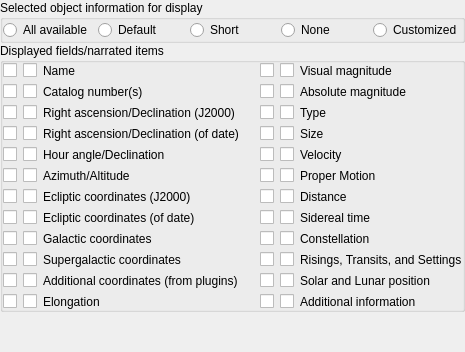
        <widget class="QWidget" name="page_Info">
         <layout class="QVBoxLayout" name="verticalLayout_Info">
          <property name="spacing">
           <number>0</number>
          </property>
          <property name="leftMargin">
           <number>0</number>
          </property>
          <property name="topMargin">
           <number>0</number>
          </property>
          <property name="rightMargin">
           <number>0</number>
          </property>
          <property name="bottomMargin">
           <number>0</number>
          </property>
          <item>
           <widget class="QGroupBox" name="selectedInfoGroupBox">
            <property name="sizePolicy">
             <sizepolicy hsizetype="Expanding" vsizetype="Preferred">
              <horstretch>0</horstretch>
              <verstretch>0</verstretch>
             </sizepolicy>
            </property>
            <property name="title">
             <string>Selected object information for display</string>
            </property>
            <layout class="QGridLayout" name="gridLayoutSelectedObjInfo">
             <property name="leftMargin">
              <number>0</number>
             </property>
             <property name="topMargin">
              <number>0</number>
             </property>
             <property name="rightMargin">
              <number>0</number>
             </property>
             <property name="bottomMargin">
              <number>0</number>
             </property>
             <item row="0" column="0">
              <widget class="QRadioButton" name="allSelectedInfoRadio">
               <property name="toolTip">
                <string>Display all information available</string>
               </property>
               <property name="text">
                <string comment="info group name">All available</string>
               </property>
              </widget>
             </item>
             <item row="0" column="1">
              <widget class="QRadioButton" name="defaultSelectedInfoRadio">
               <property name="toolTip">
                <string>Display a preconfigured set of information</string>
               </property>
               <property name="text">
                <string comment="info group name">Default</string>
               </property>
              </widget>
             </item>
             <item row="0" column="2">
              <widget class="QRadioButton" name="briefSelectedInfoRadio">
               <property name="toolTip">
                <string>Display less information</string>
               </property>
               <property name="text">
                <string comment="info group name">Short</string>
               </property>
              </widget>
             </item>
             <item row="0" column="3">
              <widget class="QRadioButton" name="noSelectedInfoRadio">
               <property name="toolTip">
                <string>Display no information</string>
               </property>
               <property name="text">
                <string comment="info group name">None</string>
               </property>
              </widget>
             </item>
             <item row="0" column="4">
              <widget class="QRadioButton" name="customSelectedInfoRadio">
               <property name="toolTip">
                <string>Display user customized information</string>
               </property>
               <property name="text">
                <string comment="info group name">Customized</string>
               </property>
              </widget>
             </item>
            </layout>
           </widget>
          </item>
          <item>
           <widget class="QGroupBox" name="groupBoxDisplayedFields">
            <property name="sizePolicy">
             <sizepolicy hsizetype="Preferred" vsizetype="Expanding">
              <horstretch>0</horstretch>
              <verstretch>0</verstretch>
             </sizepolicy>
            </property>
            <property name="title">
             <string>Displayed fields/narrated items</string>
            </property>
            <layout class="QGridLayout" name="gridLayoutDisplayedFields">
             <property name="leftMargin">
              <number>0</number>
             </property>
             <property name="topMargin">
              <number>0</number>
             </property>
             <property name="rightMargin">
              <number>0</number>
             </property>
             <property name="bottomMargin">
              <number>0</number>
             </property>
             <item row="0" column="0">
              <widget class="QCheckBox" name="checkBoxName">
               <property name="text">
                <string/>
               </property>
               <attribute name="buttonGroup">
                <string notr="true">buttonGroupDisplayedFields</string>
               </attribute>
              </widget>
             </item>
             <item row="0" column="1">
              <widget class="QCheckBox" name="checkBoxName_Narrate">
                <attribute name="buttonGroup">
                <string notr="true">buttonGroupNarrateFields</string>
               </attribute>
	      </widget>
             </item>
             <item row="0" column="2">
              <widget class="QLabel" name="label_infoName">
               <property name="text">
                <string>Name</string>
               </property>
              </widget>
             </item>
             <item row="1" column="0">
              <widget class="QCheckBox" name="checkBoxCatalogNumbers">
               <property name="text">
                <string/>
               </property>
               <attribute name="buttonGroup">
                <string notr="true">buttonGroupDisplayedFields</string>
               </attribute>
              </widget>
             </item>
             <item row="1" column="1">
              <widget class="QCheckBox" name="checkBoxCatalogNumbers_Narrate">
                <attribute name="buttonGroup">
                <string notr="true">buttonGroupNarrateFields</string>
               </attribute>
	      </widget>
             </item>
             <item row="1" column="2">
              <widget class="QLabel" name="label_infoCat">
               <property name="text">
                <string>Catalog number(s)</string>
               </property>
              </widget>
             </item>
             <item row="2" column="0">
              <widget class="QCheckBox" name="checkBoxRaDecJ2000">
               <property name="toolTip">
                <string>Equatorial coordinates, equinox of J2000.0</string>
               </property>
               <property name="text">
                <string/>
               </property>
               <attribute name="buttonGroup">
                <string notr="true">buttonGroupDisplayedFields</string>
               </attribute>
              </widget>
             </item>
             <item row="2" column="1">
              <widget class="QCheckBox" name="checkBoxRaDecJ2000_Narrate">
               <property name="toolTip">
                <string>Equatorial coordinates, equinox of J2000.0</string>
               </property>
                <attribute name="buttonGroup">
                <string notr="true">buttonGroupNarrateFields</string>
               </attribute>
	      </widget>
             </item>
             <item row="2" column="2">
              <widget class="QLabel" name="label_infoRaDec2000">
               <property name="text">
                <string>Right ascension/Declination (J2000)</string>
               </property>
              </widget>
             </item>
             <item row="3" column="0">
              <widget class="QCheckBox" name="checkBoxRaDecOfDate">
               <property name="toolTip">
                <string comment="right ascension">Equatorial coordinates, equinox of date</string>
               </property>
               <property name="text">
                <string/>
               </property>
               <attribute name="buttonGroup">
                <string notr="true">buttonGroupDisplayedFields</string>
               </attribute>
              </widget>
             </item>
             <item row="3" column="1">
              <widget class="QCheckBox" name="checkBoxRaDecOfDate_Narrate">
               <property name="toolTip">
                <string comment="right ascension">Equatorial coordinates, equinox of date</string>
               </property>
               <attribute name="buttonGroup">
                <string notr="true">buttonGroupNarrateFields</string>
               </attribute>
              </widget>
             </item>
             <item row="3" column="2">
              <widget class="QLabel" name="label_infoRaDec">
               <property name="text">
                <string>Right ascension/Declination (of date)</string>
               </property>
              </widget>
             </item>
             <item row="4" column="0">
              <widget class="QCheckBox" name="checkBoxHourAngle">
               <property name="toolTip">
                <string comment="hour angle">Equatorial coordinates, equinox of date</string>
               </property>
               <property name="text">
                <string/>
               </property>
               <attribute name="buttonGroup">
                <string notr="true">buttonGroupDisplayedFields</string>
               </attribute>
              </widget>
             </item>
             <item row="4" column="1">
              <widget class="QCheckBox" name="checkBoxHourAngle_Narrate">
               <property name="toolTip">
                <string comment="hour angle">Equatorial coordinates, equinox of date</string>
               </property>
                <attribute name="buttonGroup">
                <string notr="true">buttonGroupNarrateFields</string>
               </attribute>
	      </widget>
             </item>
             <item row="4" column="2">
              <widget class="QLabel" name="label_infoHADec">
               <property name="text">
                <string>Hour angle/Declination</string>
               </property>
              </widget>
             </item>
             <item row="5" column="0">
              <widget class="QCheckBox" name="checkBoxAltAz">
               <property name="toolTip">
                <string/>
               </property>
               <property name="text">
                <string/>
               </property>
               <attribute name="buttonGroup">
                <string notr="true">buttonGroupDisplayedFields</string>
               </attribute>
              </widget>
             </item>
             <item row="5" column="1">
              <widget class="QCheckBox" name="checkBoxAltAz_Narrate">
               <property name="toolTip">
                <string>Horizontal coordinates</string>
               </property>
                <attribute name="buttonGroup">
                <string notr="true">buttonGroupNarrateFields</string>
               </attribute>
	      </widget>
             </item>
             <item row="5" column="2">
              <widget class="QLabel" name="label_infoAltAz">
               <property name="text">
                <string>Azimuth/Altitude</string>
               </property>
              </widget>
             </item>
             <item row="6" column="0">
              <widget class="QCheckBox" name="checkBoxEclipticCoordsJ2000">
               <property name="toolTip">
                <string>Ecliptic coordinates, equinox J2000.0</string>
               </property>
               <property name="text">
                <string/>
               </property>
               <attribute name="buttonGroup">
                <string notr="true">buttonGroupDisplayedFields</string>
               </attribute>
              </widget>
             </item>
             <item row="6" column="1">
              <widget class="QCheckBox" name="checkBoxEclipticCoordsJ2000_Narrate">
               <property name="toolTip">
                <string>Ecliptic coordinates, equinox J2000.0</string>
               </property>
                <attribute name="buttonGroup">
                <string notr="true">buttonGroupNarrateFields</string>
               </attribute>
	      </widget>
             </item>
             <item row="6" column="2">
              <widget class="QLabel" name="label_infoEcl2000">
               <property name="text">
                <string>Ecliptic coordinates (J2000)</string>
               </property>
              </widget>
             </item>
             <item row="7" column="0">
              <widget class="QCheckBox" name="checkBoxEclipticCoordsOfDate">
               <property name="toolTip">
                <string/>
               </property>
               <property name="text">
                <string/>
               </property>
               <attribute name="buttonGroup">
                <string notr="true">buttonGroupDisplayedFields</string>
               </attribute>
              </widget>
             </item>
             <item row="7" column="1">
              <widget class="QCheckBox" name="checkBoxEclipticCoordsOfDate_Narrate">
               <property name="toolTip">
                <string>Ecliptic coordinates, equinox of date (only for Earth)</string>
               </property>
                <attribute name="buttonGroup">
                <string notr="true">buttonGroupNarrateFields</string>
               </attribute>
	      </widget>
             </item>
             <item row="7" column="2">
              <widget class="QLabel" name="label_infoEcl">
               <property name="text">
                <string>Ecliptic coordinates (of date)</string>
               </property>
              </widget>
             </item>
             <item row="8" column="0">
              <widget class="QCheckBox" name="checkBoxGalacticCoordinates">
               <property name="text">
                <string/>
               </property>
               <attribute name="buttonGroup">
                <string notr="true">buttonGroupDisplayedFields</string>
               </attribute>
              </widget>
             </item>
             <item row="8" column="1">
              <widget class="QCheckBox" name="checkBoxGalacticCoordinates_Narrate">
                <attribute name="buttonGroup">
                <string notr="true">buttonGroupNarrateFields</string>
               </attribute>
	      </widget>
             </item>
             <item row="8" column="2">
              <widget class="QLabel" name="label_infoGalCoords">
               <property name="text">
                <string>Galactic coordinates</string>
               </property>
              </widget>
             </item>
             <item row="9" column="0">
              <widget class="QCheckBox" name="checkBoxSupergalacticCoordinates">
               <property name="text">
                <string/>
               </property>
               <attribute name="buttonGroup">
                <string notr="true">buttonGroupDisplayedFields</string>
               </attribute>
              </widget>
             </item>
             <item row="9" column="1">
              <widget class="QCheckBox" name="checkBoxSupergalacticCoordinates_Narrate">
                <attribute name="buttonGroup">
                <string notr="true">buttonGroupNarrateFields</string>
               </attribute>
	      </widget>
             </item>
             <item row="9" column="2">
              <widget class="QLabel" name="label_infoSGalCoords">
               <property name="text">
                <string>Supergalactic coordinates</string>
               </property>
              </widget>
             </item>
             <item row="10" column="0">
              <widget class="QCheckBox" name="checkBoxOtherCoords">
               <property name="text">
                <string/>
               </property>
               <attribute name="buttonGroup">
                <string notr="true">buttonGroupDisplayedFields</string>
               </attribute>
              </widget>
             </item>
             <item row="10" column="1">
              <widget class="QCheckBox" name="checkBoxOtherCoords_Narrate">
                <attribute name="buttonGroup">
                <string notr="true">buttonGroupNarrateFields</string>
               </attribute>
	      </widget>
             </item>
             <item row="10" column="2">
              <widget class="QLabel" name="label_infoOtherCoords">
               <property name="text">
                <string>Additional coordinates (from plugins)</string>
               </property>
              </widget>
             </item>
             <item row="11" column="0">
              <widget class="QCheckBox" name="checkBoxElongation">
               <property name="toolTip">
                <string>Elongation and phase angle</string>
               </property>
               <property name="text">
                <string/>
               </property>
               <attribute name="buttonGroup">
                <string notr="true">buttonGroupDisplayedFields</string>
               </attribute>
              </widget>
             </item>
             <item row="11" column="1">
              <widget class="QCheckBox" name="checkBoxElongation_Narrate">
               <property name="toolTip">
                <string>Elongation and phase angle</string>
               </property>
                <attribute name="buttonGroup">
                <string notr="true">buttonGroupNarrateFields</string>
               </attribute>
	      </widget>
             </item>
             <item row="11" column="2">
              <widget class="QLabel" name="label_infoElongation">
               <property name="text">
                <string>Elongation</string>
               </property>
              </widget>
             </item>
             <item row="0" column="3">
              <spacer name="horizontalSpacer_info">
               <property name="orientation">
                <enum>Qt::Horizontal</enum>
               </property>
               <property name="sizeHint" stdset="0">
                <size>
                 <width>15</width>
                 <height>0</height>
                </size>
               </property>
              </spacer>
             </item>
             <item row="0" column="4">
              <widget class="QCheckBox" name="checkBoxVisualMag">
               <property name="text">
                <string/>
               </property>
               <attribute name="buttonGroup">
                <string notr="true">buttonGroupDisplayedFields</string>
               </attribute>
              </widget>
             </item>
             <item row="0" column="5">
              <widget class="QCheckBox" name="checkBoxVisualMag_Narrate">
                <attribute name="buttonGroup">
                <string notr="true">buttonGroupNarrateFields</string>
               </attribute>
	      </widget>
             </item>
             <item row="0" column="6">
              <widget class="QLabel" name="label_infoVisualMag">
               <property name="text">
                <string>Visual magnitude</string>
               </property>
              </widget>
             </item>
             <item row="1" column="4">
              <widget class="QCheckBox" name="checkBoxAbsoluteMag">
               <property name="text">
                <string/>
               </property>
               <attribute name="buttonGroup">
                <string notr="true">buttonGroupDisplayedFields</string>
               </attribute>
              </widget>
             </item>
             <item row="1" column="5">
              <widget class="QCheckBox" name="checkBoxAbsoluteMag_Narrate">
                <attribute name="buttonGroup">
                <string notr="true">buttonGroupNarrateFields</string>
               </attribute>
	      </widget>
             </item>
             <item row="1" column="6">
              <widget class="QLabel" name="label_infoAbsoluteMag">
               <property name="text">
                <string>Absolute magnitude</string>
               </property>
              </widget>
             </item>
             <item row="2" column="4">
              <widget class="QCheckBox" name="checkBoxType">
               <property name="toolTip">
                <string>The type of the object (star, planet, etc.)</string>
               </property>
               <property name="text">
                <string/>
               </property>
               <attribute name="buttonGroup">
                <string notr="true">buttonGroupDisplayedFields</string>
               </attribute>
              </widget>
             </item>
             <item row="2" column="5">
              <widget class="QCheckBox" name="checkBoxType_Narrate">
               <property name="toolTip">
                <string>The type of the object (star, planet, etc.)</string>
               </property>
                <attribute name="buttonGroup">
                <string notr="true">buttonGroupNarrateFields</string>
               </attribute>
	      </widget>
             </item>
             <item row="2" column="6">
              <widget class="QLabel" name="label_infoType">
               <property name="text">
                <string>Type</string>
               </property>
              </widget>
             </item>
             <item row="3" column="4">
              <widget class="QCheckBox" name="checkBoxSize">
               <property name="toolTip">
                <string>Angular or physical size</string>
               </property>
               <property name="text">
                <string/>
               </property>
               <attribute name="buttonGroup">
                <string notr="true">buttonGroupDisplayedFields</string>
               </attribute>
              </widget>
             </item>
             <item row="3" column="5">
              <widget class="QCheckBox" name="checkBoxSize_Narrate">
               <property name="toolTip">
                <string>Angular or physical size</string>
               </property>
                <attribute name="buttonGroup">
                <string notr="true">buttonGroupNarrateFields</string>
               </attribute>
	      </widget>
             </item>
             <item row="3" column="6">
              <widget class="QLabel" name="label_infoSize">
               <property name="text">
                <string>Size</string>
               </property>
              </widget>
             </item>
             <item row="4" column="4">
              <widget class="QCheckBox" name="checkBoxVelocity">
               <property name="text">
                <string/>
               </property>
               <attribute name="buttonGroup">
                <string notr="true">buttonGroupDisplayedFields</string>
               </attribute>
              </widget>
             </item>
             <item row="4" column="5">
              <widget class="QCheckBox" name="checkBoxVelocity_Narrate">
                <attribute name="buttonGroup">
                <string notr="true">buttonGroupNarrateFields</string>
               </attribute>
	      </widget>
             </item>
             <item row="4" column="6">
              <widget class="QLabel" name="label_infoVelocity">
               <property name="text">
                <string>Velocity</string>
               </property>
              </widget>
             </item>
             <item row="5" column="4">
              <widget class="QCheckBox" name="checkBoxProperMotion">
               <property name="toolTip">
                <string/>
               </property>
               <property name="text">
                <string/>
               </property>
               <attribute name="buttonGroup">
                <string notr="true">buttonGroupDisplayedFields</string>
               </attribute>
              </widget>
             </item>
             <item row="5" column="5">
              <widget class="QCheckBox" name="checkBoxProperMotion_Narrate">
               <property name="toolTip">
                <string/>
               </property>
                <attribute name="buttonGroup">
                <string notr="true">buttonGroupNarrateFields</string>
               </attribute>
	      </widget>
             </item>
             <item row="5" column="6">
              <widget class="QLabel" name="label_infoProperMotion">
               <property name="text">
                <string>Proper Motion</string>
               </property>
              </widget>
             </item>
             <item row="6" column="4">
              <widget class="QCheckBox" name="checkBoxDistance">
               <property name="text">
                <string/>
               </property>
               <attribute name="buttonGroup">
                <string notr="true">buttonGroupDisplayedFields</string>
               </attribute>
              </widget>
             </item>
             <item row="6" column="5">
              <widget class="QCheckBox" name="checkBoxDistance_Narrate">
                <attribute name="buttonGroup">
                <string notr="true">buttonGroupNarrateFields</string>
               </attribute>
	      </widget>
             </item>
             <item row="6" column="6">
              <widget class="QLabel" name="label_infoDistance">
               <property name="text">
                <string>Distance</string>
               </property>
              </widget>
             </item>
             <item row="7" column="4">
              <widget class="QCheckBox" name="checkBoxSiderealTime">
               <property name="text">
                <string/>
               </property>
               <attribute name="buttonGroup">
                <string notr="true">buttonGroupDisplayedFields</string>
               </attribute>
              </widget>
             </item>
             <item row="7" column="5">
              <widget class="QCheckBox" name="checkBoxSiderealTime_Narrate">
                <attribute name="buttonGroup">
                <string notr="true">buttonGroupNarrateFields</string>
               </attribute>
	      </widget>
             </item>
             <item row="7" column="6">
              <widget class="QLabel" name="label_infoSiderealTime">
               <property name="text">
                <string>Sidereal time</string>
               </property>
              </widget>
             </item>
             <item row="8" column="4">
              <widget class="QCheckBox" name="checkBoxConstellation">
               <property name="toolTip">
                <string>3-letter IAU constellation abbreviation</string>
               </property>
               <property name="text">
                <string/>
               </property>
               <attribute name="buttonGroup">
                <string notr="true">buttonGroupDisplayedFields</string>
               </attribute>
              </widget>
             </item>
             <item row="8" column="5">
              <widget class="QCheckBox" name="checkBoxConstellation_Narrate">
               <property name="toolTip">
                <string>Voice output of constellation</string>
               </property>
                <attribute name="buttonGroup">
                <string notr="true">buttonGroupNarrateFields</string>
               </attribute>
	      </widget>
             </item>
             <item row="8" column="6">
              <widget class="QLabel" name="label_infoConstellation">
               <property name="text">
                <string>Constellation</string>
               </property>
              </widget>
             </item>
             <item row="9" column="4">
              <widget class="QCheckBox" name="checkBoxRTSTime">
               <property name="toolTip">
                <string/>
               </property>
               <property name="text">
                <string/>
               </property>
               <attribute name="buttonGroup">
                <string notr="true">buttonGroupDisplayedFields</string>
               </attribute>
              </widget>
             </item>
             <item row="9" column="5">
              <widget class="QCheckBox" name="checkBoxRTSTime_Narrate">
                <attribute name="buttonGroup">
                <string notr="true">buttonGroupNarrateFields</string>
               </attribute>
	      </widget>
             </item>
             <item row="9" column="6">
              <widget class="QLabel" name="label_infoRTS">
               <property name="text">
                <string>Risings, Transits, and Settings</string>
               </property>
              </widget>
             </item>
             <item row="10" column="4">
              <widget class="QCheckBox" name="checkBoxSolarLunarPosition">
               <property name="toolTip">
                <string>Show Solar and Lunar positions if observed from Earth</string>
               </property>
               <property name="text">
                <string/>
               </property>
               <attribute name="buttonGroup">
                <string notr="true">buttonGroupDisplayedFields</string>
               </attribute>
              </widget>
             </item>
             <item row="10" column="5">
              <widget class="QCheckBox" name="checkBoxSolarLunarPosition_Narrate">
               <property name="toolTip">
                <string>Voice output of Solar and Lunar positions if observed from Earth</string>
               </property>
                <attribute name="buttonGroup">
                <string notr="true">buttonGroupNarrateFields</string>
               </attribute>
	      </widget>
             </item>
             <item row="10" column="6">
              <widget class="QLabel" name="label_infoSolarLunarPosition">
               <property name="text">
                <string>Solar and Lunar position</string>
               </property>
              </widget>
             </item>
             <item row="11" column="4">
              <widget class="QCheckBox" name="checkBoxExtra">
               <property name="toolTip">
                <string>Spectral class, nebula type, etc.</string>
               </property>
               <property name="text">
                <string/>
               </property>
               <attribute name="buttonGroup">
                <string notr="true">buttonGroupDisplayedFields</string>
               </attribute>
              </widget>
             </item>
             <item row="11" column="5">
              <widget class="QCheckBox" name="checkBoxExtra_Narrate">
               <property name="toolTip">
                <string>Spectral class, nebula type, etc.</string>
               </property>
                <attribute name="buttonGroup">
                <string notr="true">buttonGroupNarrateFields</string>
               </attribute>
	      </widget>
             </item>
             <item row="11" column="6">
              <widget class="QLabel" name="label_infoExtra">
               <property name="text">
                <string>Additional information</string>
               </property>
              </widget>
             </item>
            </layout>
           </widget>
          </item>
          <item>
           <spacer name="verticalSpacer">
            <property name="orientation">
             <enum>Qt::Vertical</enum>
            </property>
            <property name="sizeHint" stdset="0">
             <size>
              <width>20</width>
              <height>40</height>
             </size>
            </property>
           </spacer>
          </item>
         </layout>
        </widget>
